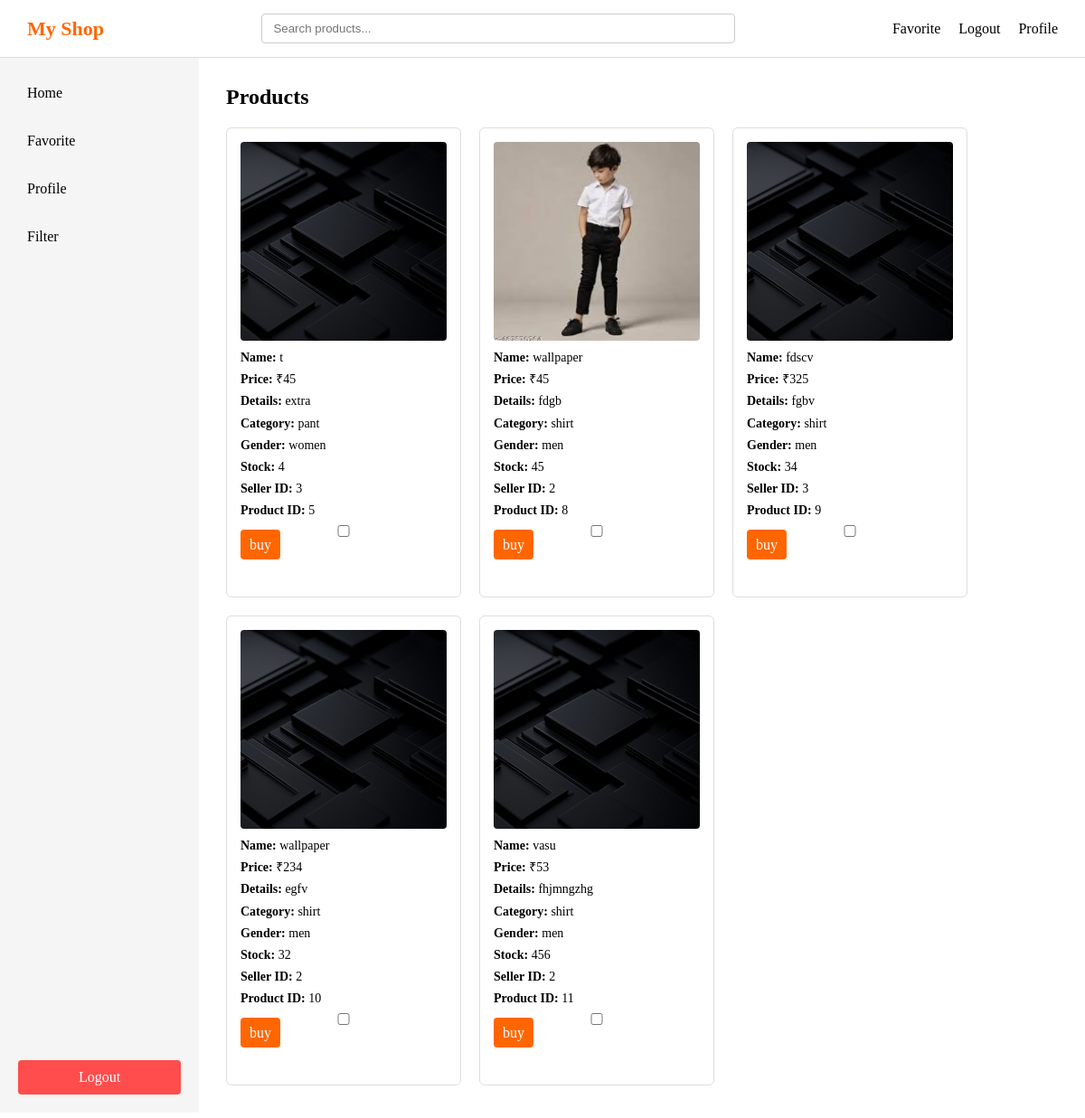
The page /home (signed in) on the database as committed earlier.
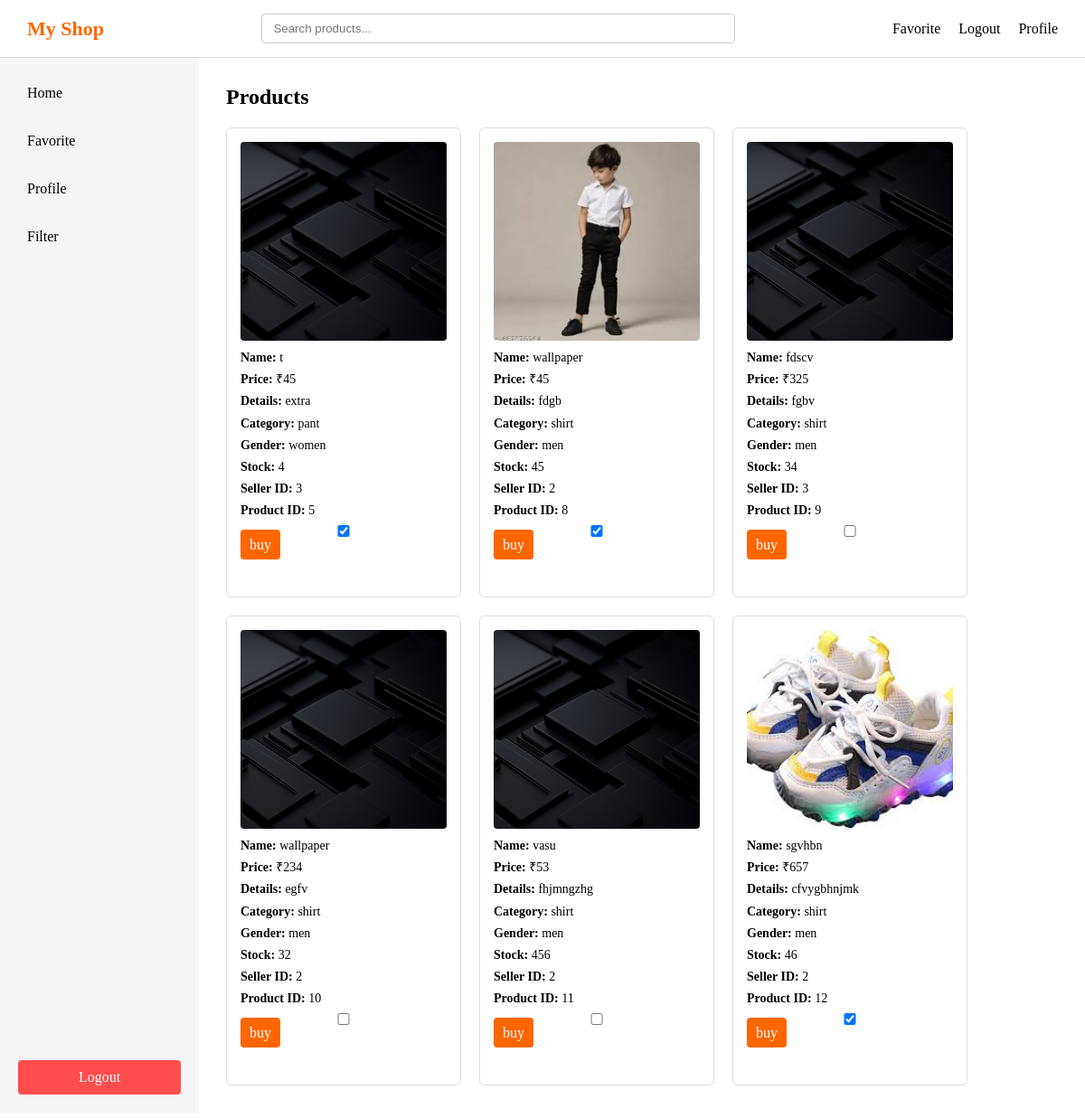
The same page on the database as committed later.
### main.py (models this page shows)
class Product(db.Model):
    id=db.Column(db.Integer, primary_key = True)
    product_name = db.Column(db.String(100))
    product_price= db.Column(db.Integer)
    product_image= db.Column(db.String(200))
    product_details = db.Column(db.Text)
    product_category = db.Column(db.String(100))
    product_gender= db.Column(db.String(20))
    product_stock= db.Column(db.Integer)
    seller_id = db.Column(db.Integer, db.ForeignKey('user.id'))

### main.py (the view)
@app.route('/home')
def home():
    if 'user' not in session:
        return redirect(url_for('login'))
    username = session.get('user')
    user = User.query.filter_by(username= username).first()
    products = Product.query.all()
    liked_products=[]
    liked_products = [
        up.product_id for up in UserProduct.query.filter_by(user_id = user.id).all()
    ]
    return render_template("home.html", user = user , products = products , liked_products = liked_products)

### templates/home.html (shortened to what this page needs)
<!DOCTYPE html>
<html lang="en">
<head>
    <link rel="stylesheet" href="{{ url_for('static', filename='style.css') }}">
</head>
<body>
    <div class="header">
        <div class="logo">My Shop</div>
        <div class="searchbar">
            <input type="text" placeholder="Search products..." />
        </div>
        <div class="right">
            <div class="favorite"><a href="/favorite">Favorite</a></div>
            <div class="logout"><a href="/logout">Logout</a></div>
            <div class="profile"><a href="/profile">Profile</a></div>
        </div>
    </div>
    <div class="layout">
        <div class="sidebar">
            <div class="top">
                <div class="home" id="sidebar-home">Home</div>
                <div class="favorite" id="sidebar-favorite">Favorite</div>
                <div class="profile" id="sidebar-profile">Profile</div>
                {% if user.user_type == 's' %}
                <div class="my_product" id="sidebar-myproduct">My Product</div>
                <div class="filter">Filter</div>
                {% else %}
                <div class="filter">Filter</div>
                {% endif %}
            </div>
            <div class="logout" id="sidebar-logout">Logout</div>
        </div>
        <div class="main">
            <h2>Products</h2>
            {% if products %}
            <div class="products">
                {% for product in products %}
                <div class="product-card">
                    <img src="{{ url_for('static', filename='uploads/' + product.product_image) }}">
                    <p><strong>Name:</strong> {{ product.product_name }}</p>
                    <p><strong>Price:</strong> ₹{{ product.product_price }}</p>
                    <p><strong>Details:</strong> {{ product.product_details }}</p>
                    <p><strong>Category:</strong> {{ product.product_category }}</p>
                    <p><strong>Gender:</strong> {{ product.product_gender }}</p>
                    <p><strong>Stock:</strong> {{ product.product_stock }}</p>
                    <p><strong>Seller ID:</strong> {{ product.seller_id }}</p>
                    <p><strong>Product ID:</strong> {{ product.id }}</p>
                    <input type="checkbox" class="like-checkbox" data-product-id="{{ product.id }}"
                    {% if product.id in liked_products %}
                        checked
                    {% endif %}>
                    <div class="buybutton">
                        <a href="{{ url_for('buyButton', product_id=product.id) }}">buy</a>
                    </div>
                </div>
                {% endfor %}
            </div>
            {% endif %}
        </div>
    </div>
</body>
</html>

### static/style.css (style rules this page uses)
* { margin: 0; padding: 0; box-sizing: border-box; }
.header { display: flex; align-items: center; justify-content: space-between; padding: 15px 30px; background-color: #ffffff; border-bottom: 1px solid #ddd; width: 100%; }
.logo { font-size: 22px; font-weight: bold; color: #ff6600; white-space: nowrap; }
.searchbar { flex: 1; display: flex; justify-content: center; }
.searchbar input { width: 60%; min-width: 250px; padding: 8px 12px; border: 1px solid #ccc; border-radius: 4px; }
.right { display: flex; align-items: center; gap: 20px; white-space: nowrap; }
.right a, .right div { text-decoration: none; color: #000; cursor: pointer; font-weight: 500; }
.layout { display: flex; height: calc(100vh - 70px); }
.sidebar { width: 220px; height: 100%; background-color: #f5f5f5; padding: 20px; display: flex; flex-direction: column; }
.sidebar .top { flex: 1; overflow-y: auto; display: flex; flex-direction: column; gap: 15px; }
.sidebar .top div { padding: 10px; cursor: pointer; border-radius: 4px; }
.sidebar .logout { padding: 10px; background-color: #ff4d4d; color: white; text-align: center; border-radius: 4px; cursor: pointer; flex-shrink: 0; }
.main { flex: 1; padding: 30px; background-color: #ffffff; overflow-y: auto; }
.products { display: grid; grid-template-columns: repeat(auto-fill, 260px); gap: 20px; margin-top: 20px; }
.products > div { width: 260px; height: 520px; border: 1px solid #ddd; border-radius: 6px; padding: 15px; background-color: #fff; display: flex; flex-direction: column; overflow: hidden; }
.products img { width: 100%; height: 220px; object-fit: cover; border-radius: 4px; margin-bottom: 10px; }
.products p { font-size: 14px; margin-bottom: 6px; line-height: 1.3; }
.buybutton a, .products button { margin-top: auto; padding: 8px 10px; border-radius: 4px; text-align: center; background-color: #ff6600; color: white; text-decoration: none; border: none; cursor: pointer; }

Rows that differ between the two databases and show on the page:
computed for Product "extra": id "☐" → "☑"
computed for Product "fdgb": id "☐" → "☑"
added Product: product_image (picture), product_name "sgvhbn", product_price "657", product_details "cfvygbhnjmk", product_category "shirt", product_gender "men", product_stock "46", seller_id "2", id "12", id "☑"
